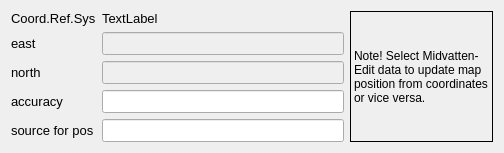
     <widget class="QWidget" name="tab_3">
      <attribute name="title">
       <string>Position (m)</string>
      </attribute>
      <layout class="QGridLayout" name="gridLayout_8">
       <item row="0" column="0">
        <layout class="QGridLayout" name="gridLayout_4" columnstretch="7,3">
         <item row="0" column="0">
          <layout class="QGridLayout" name="gridLayout_3">
           <item row="0" column="0">
            <widget class="QLabel" name="label_32">
             <property name="sizePolicy">
              <sizepolicy hsizetype="Minimum" vsizetype="Fixed">
               <horstretch>0</horstretch>
               <verstretch>0</verstretch>
              </sizepolicy>
             </property>
             <property name="minimumSize">
              <size>
               <width>0</width>
               <height>0</height>
              </size>
             </property>
             <property name="maximumSize">
              <size>
               <width>16777215</width>
               <height>16777215</height>
              </size>
             </property>
             <property name="font">
              <font>
               <family>Arial</family>
               <pointsize>10</pointsize>
              </font>
             </property>
             <property name="text">
              <string>Coord.Ref.Sys</string>
             </property>
             <property name="scaledContents">
              <bool>false</bool>
             </property>
             <property name="alignment">
              <set>Qt::AlignLeading|Qt::AlignLeft|Qt::AlignVCenter</set>
             </property>
            </widget>
           </item>
           <item row="0" column="1">
            <widget class="QLabel" name="CRS">
             <property name="sizePolicy">
              <sizepolicy hsizetype="Expanding" vsizetype="Fixed">
               <horstretch>0</horstretch>
               <verstretch>0</verstretch>
              </sizepolicy>
             </property>
             <property name="minimumSize">
              <size>
               <width>0</width>
               <height>0</height>
              </size>
             </property>
             <property name="maximumSize">
              <size>
               <width>16777215</width>
               <height>16777215</height>
              </size>
             </property>
             <property name="font">
              <font>
               <family>Arial</family>
               <pointsize>10</pointsize>
               <weight>50</weight>
               <bold>false</bold>
              </font>
             </property>
             <property name="toolTip">
              <string>&lt;!DOCTYPE HTML PUBLIC &quot;-//W3C//DTD HTML 4.0//EN&quot; &quot;http://www.w3.org/TR/REC-html40/strict.dtd&quot;&gt;
&lt;html&gt;&lt;head&gt;&lt;meta name=&quot;qrichtext&quot; content=&quot;1&quot; /&gt;&lt;style type=&quot;text/css&quot;&gt;
p, li { white-space: pre-wrap; }
&lt;/style&gt;&lt;/head&gt;&lt;body style=&quot; font-family:'Ubuntu'; font-size:11pt; font-weight:400; font-style:normal;&quot;&gt;
&lt;p style=&quot; margin-top:0px; margin-bottom:0px; margin-left:0px; margin-right:0px; -qt-block-indent:0; text-indent:0px;&quot;&gt;&lt;span style=&quot; font-family:'MS Shell Dlg 2'; font-size:10pt;&quot;&gt;EPSG ID for the &lt;/span&gt;&lt;/p&gt;
&lt;p style=&quot; margin-top:0px; margin-bottom:0px; margin-left:0px; margin-right:0px; -qt-block-indent:0; text-indent:0px;&quot;&gt;&lt;span style=&quot; font-family:'MS Shell Dlg 2'; font-size:10pt;&quot;&gt;co-ordinate system &lt;/span&gt;&lt;/p&gt;
&lt;p style=&quot; margin-top:0px; margin-bottom:0px; margin-left:0px; margin-right:0px; -qt-block-indent:0; text-indent:0px;&quot;&gt;&lt;span style=&quot; font-family:'MS Shell Dlg 2'; font-size:10pt;&quot;&gt;that is used in the&lt;/span&gt;&lt;/p&gt;
&lt;p style=&quot; margin-top:0px; margin-bottom:0px; margin-left:0px; margin-right:0px; -qt-block-indent:0; text-indent:0px;&quot;&gt;&lt;span style=&quot; font-family:'MS Shell Dlg 2'; font-size:10pt;&quot;&gt;database&lt;/span&gt;&lt;/p&gt;&lt;/body&gt;&lt;/html&gt;</string>
             </property>
             <property name="text">
              <string>TextLabel</string>
             </property>
            </widget>
           </item>
           <item row="1" column="0">
            <widget class="QLabel" name="label_25">
             <property name="sizePolicy">
              <sizepolicy hsizetype="Minimum" vsizetype="Fixed">
               <horstretch>0</horstretch>
               <verstretch>0</verstretch>
              </sizepolicy>
             </property>
             <property name="minimumSize">
              <size>
               <width>0</width>
               <height>0</height>
              </size>
             </property>
             <property name="maximumSize">
              <size>
               <width>16777215</width>
               <height>16777215</height>
              </size>
             </property>
             <property name="font">
              <font>
               <family>Arial</family>
               <pointsize>10</pointsize>
              </font>
             </property>
             <property name="text">
              <string>east</string>
             </property>
             <property name="scaledContents">
              <bool>false</bool>
             </property>
             <property name="alignment">
              <set>Qt::AlignLeading|Qt::AlignLeft|Qt::AlignVCenter</set>
             </property>
            </widget>
           </item>
           <item row="1" column="1">
            <widget class="QLineEdit" name="east">
             <property name="enabled">
              <bool>false</bool>
             </property>
             <property name="sizePolicy">
              <sizepolicy hsizetype="Expanding" vsizetype="Fixed">
               <horstretch>0</horstretch>
               <verstretch>0</verstretch>
              </sizepolicy>
             </property>
             <property name="minimumSize">
              <size>
               <width>0</width>
               <height>0</height>
              </size>
             </property>
             <property name="maximumSize">
              <size>
               <width>16777215</width>
               <height>16777215</height>
              </size>
             </property>
             <property name="font">
              <font>
               <family>Arial</family>
               <pointsize>10</pointsize>
              </font>
             </property>
             <property name="toolTip">
              <string>eastern coordinate</string>
             </property>
             <property name="layoutDirection">
              <enum>Qt::LeftToRight</enum>
             </property>
             <property name="maxLength">
              <number>12</number>
             </property>
            </widget>
           </item>
           <item row="2" column="0">
            <widget class="QLabel" name="label_26">
             <property name="sizePolicy">
              <sizepolicy hsizetype="Minimum" vsizetype="Fixed">
               <horstretch>0</horstretch>
               <verstretch>0</verstretch>
              </sizepolicy>
             </property>
             <property name="minimumSize">
              <size>
               <width>0</width>
               <height>0</height>
              </size>
             </property>
             <property name="maximumSize">
              <size>
               <width>16777215</width>
               <height>16777215</height>
              </size>
             </property>
             <property name="font">
              <font>
               <family>Arial</family>
               <pointsize>10</pointsize>
              </font>
             </property>
             <property name="text">
              <string>north</string>
             </property>
             <property name="scaledContents">
              <bool>false</bool>
             </property>
             <property name="alignment">
              <set>Qt::AlignLeading|Qt::AlignLeft|Qt::AlignVCenter</set>
             </property>
            </widget>
           </item>
           <item row="2" column="1">
            <widget class="QLineEdit" name="north">
             <property name="enabled">
              <bool>false</bool>
             </property>
             <property name="sizePolicy">
              <sizepolicy hsizetype="Expanding" vsizetype="Fixed">
               <horstretch>0</horstretch>
               <verstretch>0</verstretch>
              </sizepolicy>
             </property>
             <property name="minimumSize">
              <size>
               <width>0</width>
               <height>0</height>
              </size>
             </property>
             <property name="maximumSize">
              <size>
               <width>16777215</width>
               <height>16777215</height>
              </size>
             </property>
             <property name="font">
              <font>
               <family>Arial</family>
               <pointsize>10</pointsize>
              </font>
             </property>
             <property name="toolTip">
              <string>northern coordinate</string>
             </property>
             <property name="inputMethodHints">
              <set>Qt::ImhNone</set>
             </property>
             <property name="maxLength">
              <number>12</number>
             </property>
            </widget>
           </item>
           <item row="3" column="0">
            <widget class="QLabel" name="XY_ONOG_label">
             <property name="sizePolicy">
              <sizepolicy hsizetype="Minimum" vsizetype="Fixed">
               <horstretch>0</horstretch>
               <verstretch>0</verstretch>
              </sizepolicy>
             </property>
             <property name="minimumSize">
              <size>
               <width>0</width>
               <height>0</height>
              </size>
             </property>
             <property name="maximumSize">
              <size>
               <width>16777215</width>
               <height>16777215</height>
              </size>
             </property>
             <property name="font">
              <font>
               <family>Arial</family>
               <pointsize>10</pointsize>
              </font>
             </property>
             <property name="text">
              <string>accuracy</string>
             </property>
             <property name="scaledContents">
              <bool>false</bool>
             </property>
             <property name="alignment">
              <set>Qt::AlignLeading|Qt::AlignLeft|Qt::AlignVCenter</set>
             </property>
            </widget>
           </item>
           <item row="3" column="1">
            <widget class="QLineEdit" name="ne_accur">
             <property name="sizePolicy">
              <sizepolicy hsizetype="Expanding" vsizetype="Fixed">
               <horstretch>0</horstretch>
               <verstretch>0</verstretch>
              </sizepolicy>
             </property>
             <property name="minimumSize">
              <size>
               <width>0</width>
               <height>0</height>
              </size>
             </property>
             <property name="maximumSize">
              <size>
               <width>16777215</width>
               <height>16777215</height>
              </size>
             </property>
             <property name="font">
              <font>
               <family>Arial</family>
               <pointsize>10</pointsize>
              </font>
             </property>
             <property name="toolTip">
              <string>accuracy for position</string>
             </property>
             <property name="text">
              <string/>
             </property>
            </widget>
           </item>
           <item row="4" column="0">
            <widget class="QLabel" name="label_14">
             <property name="sizePolicy">
              <sizepolicy hsizetype="Minimum" vsizetype="Fixed">
               <horstretch>0</horstretch>
               <verstretch>0</verstretch>
              </sizepolicy>
             </property>
             <property name="minimumSize">
              <size>
               <width>0</width>
               <height>0</height>
              </size>
             </property>
             <property name="maximumSize">
              <size>
               <width>16777215</width>
               <height>16777215</height>
              </size>
             </property>
             <property name="font">
              <font>
               <family>Arial</family>
               <pointsize>10</pointsize>
              </font>
             </property>
             <property name="text">
              <string>source for pos</string>
             </property>
             <property name="alignment">
              <set>Qt::AlignLeading|Qt::AlignLeft|Qt::AlignVCenter</set>
             </property>
            </widget>
           </item>
           <item row="4" column="1">
            <widget class="QLineEdit" name="ne_source">
             <property name="sizePolicy">
              <sizepolicy hsizetype="Preferred" vsizetype="Fixed">
               <horstretch>0</horstretch>
               <verstretch>0</verstretch>
              </sizepolicy>
             </property>
             <property name="minimumSize">
              <size>
               <width>0</width>
               <height>0</height>
              </size>
             </property>
             <property name="maximumSize">
              <size>
               <width>16777215</width>
               <height>16777215</height>
              </size>
             </property>
             <property name="font">
              <font>
               <family>Arial</family>
               <pointsize>10</pointsize>
              </font>
             </property>
             <property name="toolTip">
              <string>&lt;!DOCTYPE HTML PUBLIC &quot;-//W3C//DTD HTML 4.0//EN&quot; &quot;http://www.w3.org/TR/REC-html40/strict.dtd&quot;&gt;
&lt;html&gt;&lt;head&gt;&lt;meta name=&quot;qrichtext&quot; content=&quot;1&quot; /&gt;&lt;style type=&quot;text/css&quot;&gt;
p, li { white-space: pre-wrap; }
&lt;/style&gt;&lt;/head&gt;&lt;body style=&quot; font-family:'MS Shell Dlg 2'; font-size:8.25pt; font-weight:400; font-style:normal;&quot;&gt;
&lt;p style=&quot; margin-top:0px; margin-bottom:0px; margin-left:0px; margin-right:0px; -qt-block-indent:0; text-indent:0px;&quot;&gt;&lt;span style=&quot; font-family:'Arial,sans-serif'; color:#000000; background-color:#ffffff;&quot;&gt;Source for the given position, e.g. from an old map or measured in field campaign&lt;/span&gt;&lt;/p&gt;&lt;/body&gt;&lt;/html&gt;</string>
             </property>
            </widget>
           </item>
          </layout>
         </item>
         <item row="0" column="1">
          <widget class="QLabel" name="label_10">
           <property name="sizePolicy">
            <sizepolicy hsizetype="Preferred" vsizetype="Preferred">
             <horstretch>0</horstretch>
             <verstretch>0</verstretch>
            </sizepolicy>
           </property>
           <property name="autoFillBackground">
            <bool>false</bool>
           </property>
           <property name="frameShape">
            <enum>QFrame::Box</enum>
           </property>
           <property name="midLineWidth">
            <number>0</number>
           </property>
           <property name="text">
            <string>Note! Select Midvatten-Edit data to update map position from coordinates or vice versa.</string>
           </property>
           <property name="wordWrap">
            <bool>true</bool>
           </property>
          </widget>
         </item>
        </layout>
       </item>
      </layout>
     </widget>
